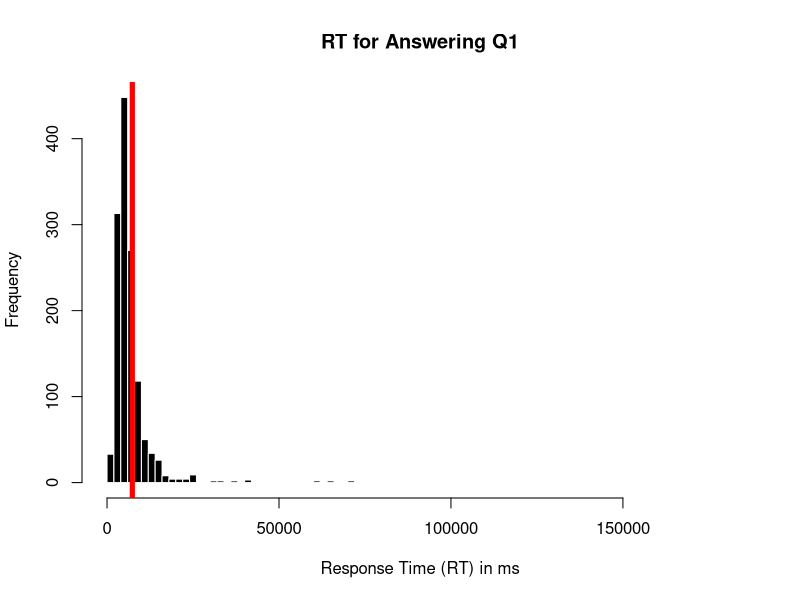
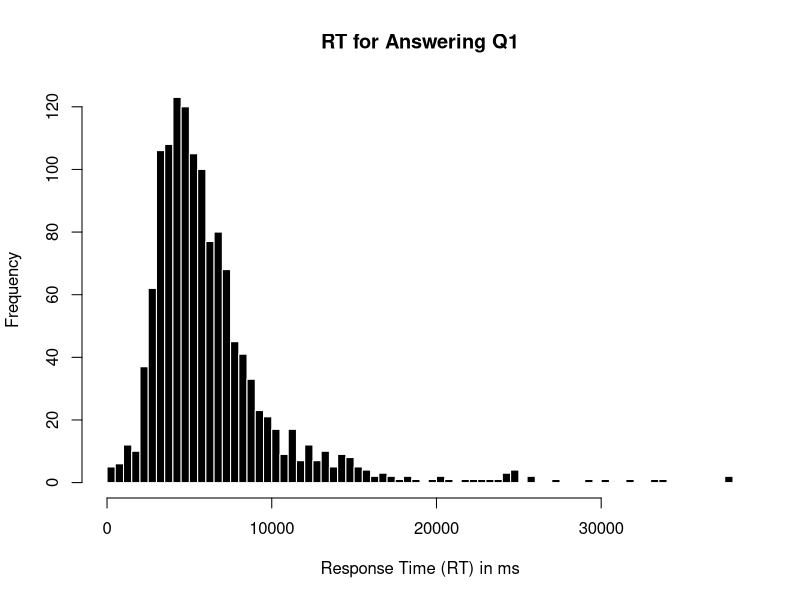
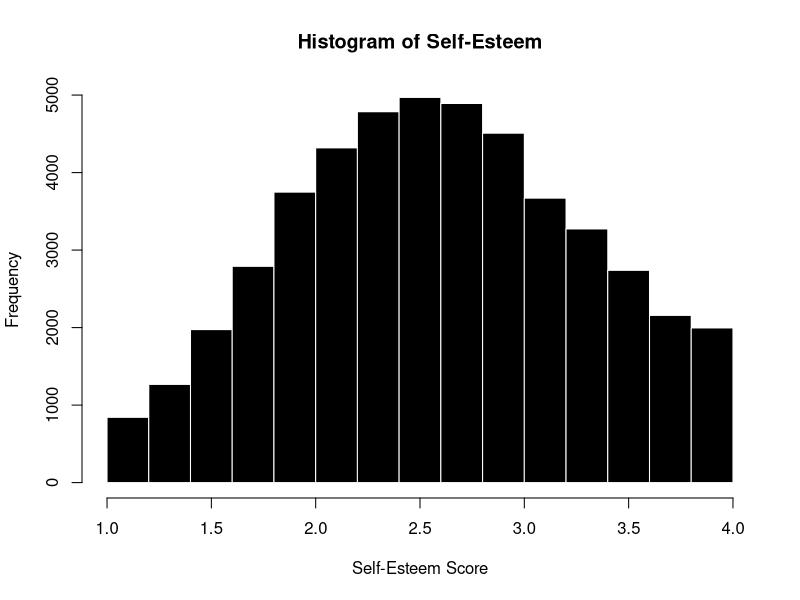
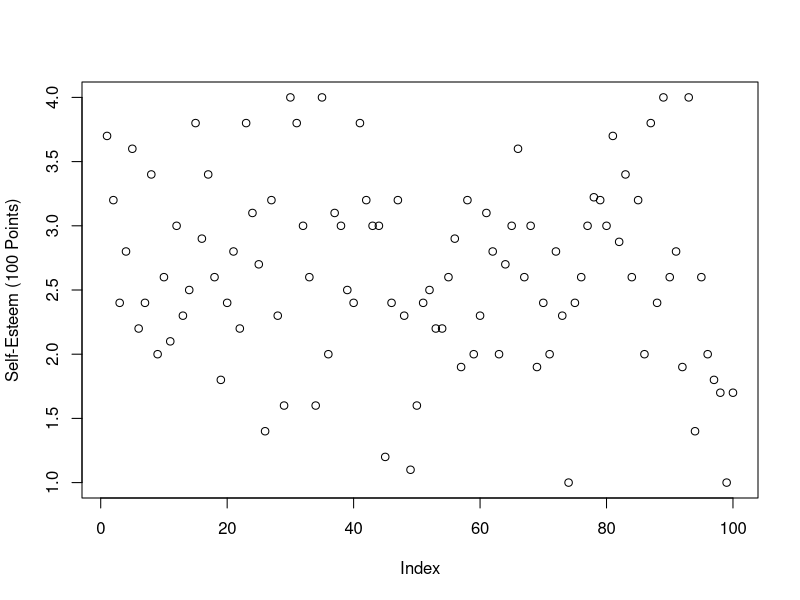
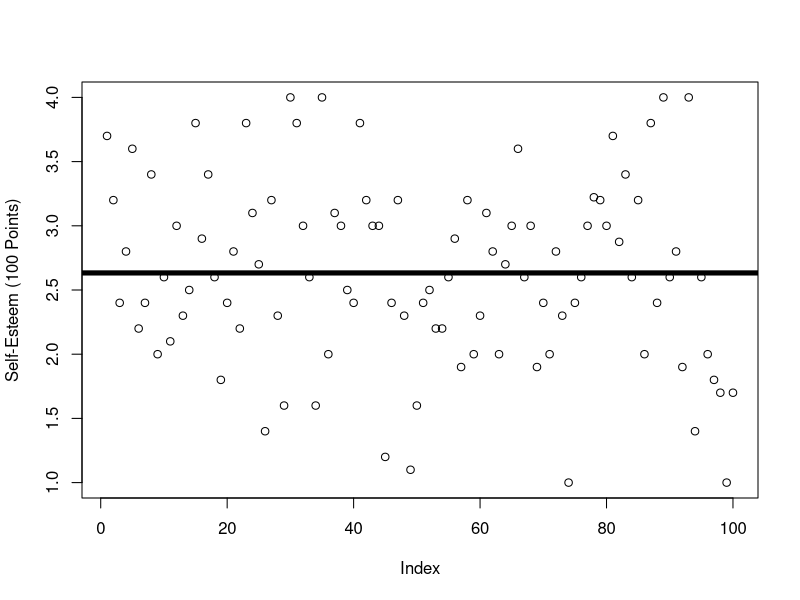
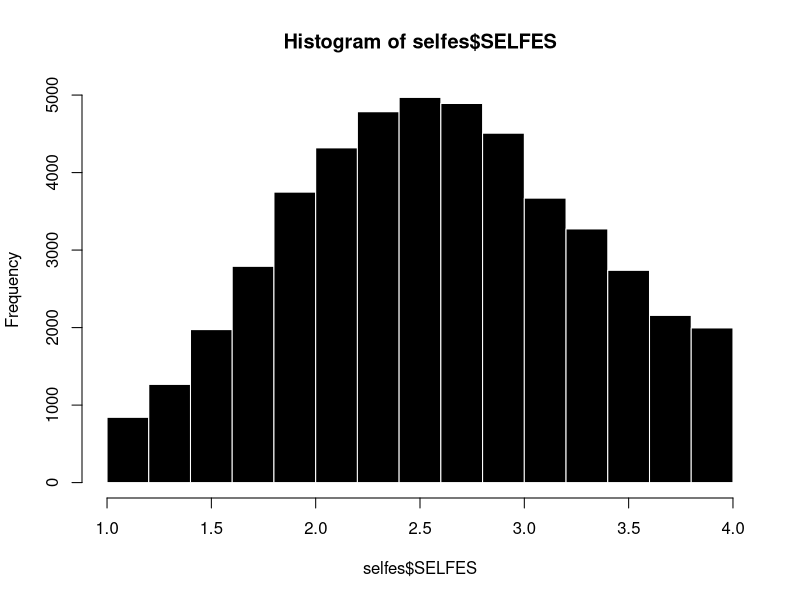
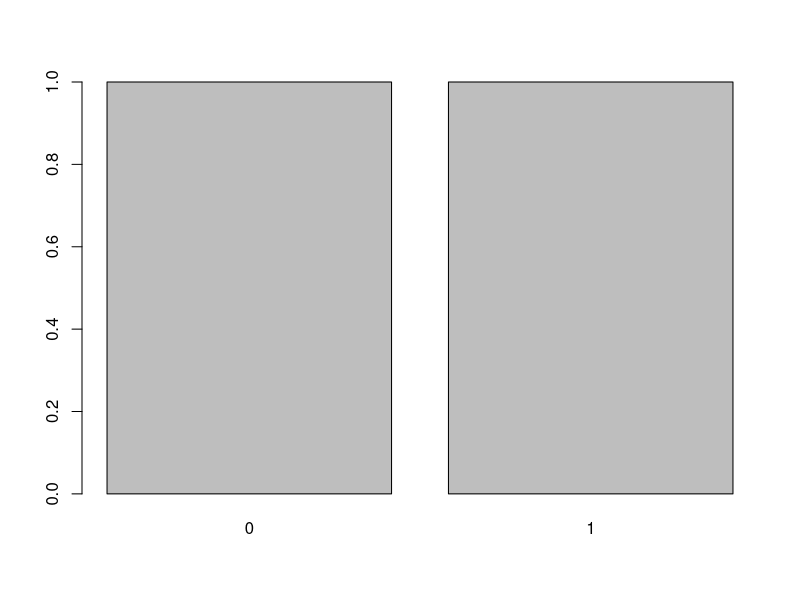
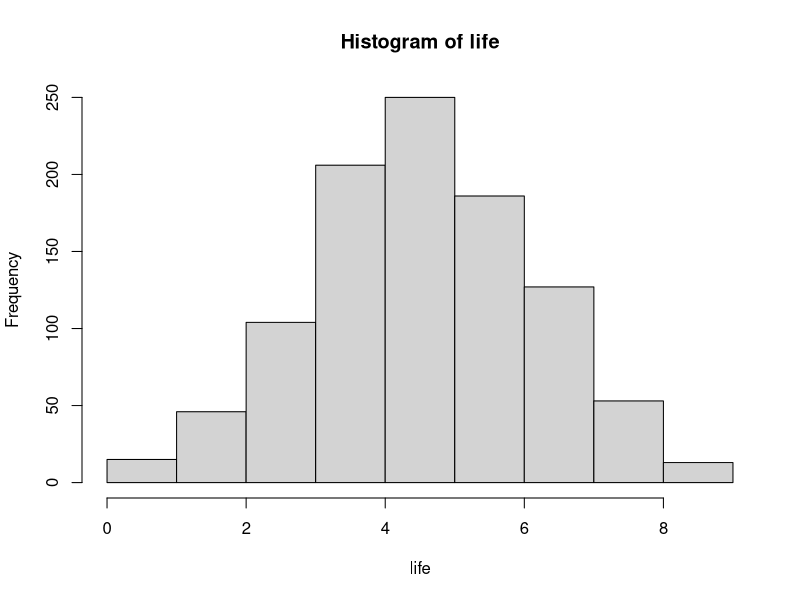

Here is the R script that generated these plots, in order:
## ---- chunk 1
#| echo: false
d <- read.csv("../datasets/Protestant Work Ethic/data.csv", sep = "\t")

hist(d$Q1E, breaks = 100, 
     main = "RT for Answering Q1",
     xlab = "Response Time (RT) in ms",
     col = 'black', bor = 'white')
abline(v = mean(d$Q1E, na.rm = T), col = 'red', lwd = 5)
## ---- chunk 2
d$Q1E[d$Q1E > 40000] # finding the outliers
(d$Q1E[d$Q1E > 40000] - mean(d$Q1E, na.rm = T)) # residual
sd(d$Q1E, na.rm = T) # on average, people were 10,135 ms different from the mean in their RT

(d$Q1E[d$Q1E > 40000] - mean(d$Q1E, na.rm = T)) / sd(d$Q1E, na.rm = T) # z-score!
## how far an individual is from the mean in units of standard deviation.

d$Q1E[d$Q1E > 40000] <- NA # removes outliers JUST for the variable
# d[d$Q1E > 40000, ] <- NA # removes outliers for the entire dataset (based on the rule at that variable)

hist(d$Q1E, breaks = 100, 
     main = "RT for Answering Q1",
     xlab = "Response Time (RT) in ms",
     col = 'black', bor = 'white')

## ---- chunk 3
## Loading Dataset
selfes <- read.csv("../datasets/Self-Esteem Dataset/data.csv",
                   stringsAsFactors = T,
                   na.strings = "0", sep = "\t")

## Creating the Scale
poskey.df <- selfes[,c(1:2,4,6,7)] # pos-keyed items (from the codebook)
negkey.df <- selfes[,c(3,5,8:10)] # neg-keyed items (from the codebook)
negkeyR.df <- 5-negkey.df # reverse scoring the neg-keyed items
SELFES.DF <- data.frame(poskey.df, negkeyR.df) # bringing it all 2gether.

library(psych) # loading the library
alpha(SELFES.DF) # alpha reliability.
## ---- chunk 4
selfes$SELFES <- rowMeans(SELFES.DF, na.rm = T) # creating the scale
hist(selfes$SELFES, col = 'black', bor = 'white', # the graph
     main = "Histogram of Self-Esteem", 
     xlab = "Self-Esteem Score", breaks = 15)
## ---- chunk 5
lils <- selfes[sample(1:nrow(selfes), 100),]# 100 random data points
plot(lils$SELFES, 
     ylab = "Self-Esteem (100 Points)",
     xlab = "Index") 
## ---- chunk 6
plot(lils$SELFES,
     ylab = "Self-Esteem (100 Points)",
     xlab = "Index") 
abline(h = mean(lils$SELFES, na.rm = T), lwd = 5)
## ---- chunk 7
## quantifying errors (residuals)
residuals <- selfes$SELFES - mean(selfes$SELFES, na.rm = T)
SST <- sum(residuals^2, na.rm = T)
SST

SST/length(residuals) # average of squared residuals (variance)
sqrt(SST/length(residuals)) # average of residuals, unsquared (standard deviation)

sd(selfes$SELFES, na.rm = T) # 
## ---- chunk 8
hist(selfes$SELFES, col = 'black', bor = 'white')
## ---- chunk 9
coinflip <- c(0,1) # defining a coin-flip.
plot(as.factor(coinflip))
?sample
sample(coinflip, 1)
replicate(10, sample(coinflip, 1))
sum(replicate(10, sample(coinflip, 1)))

life <- array()
for(i in c(1:1000)){
  life[i] <- sum(replicate(10, sample(coinflip, 1)))
}
life

hist(life)

## ---- chunk 10

coinflip <- c(0,1) # defining a coin-flip.
plot(as.factor(coinflip))
?sample
sample(coinflip, 1, prob = c(.3, .7))

unfairlife <- array()
for(i in c(1:1000)){
  unfairlife[i] <- sum(replicate(10, sample(coinflip, 1,  prob = c(.3, .7))))
}
unfairlife

hist(unfairlife, xlim = c(0,10))
## ---- chunk 11
# rnorm(10000000, mean = 100, sd = 20)
fakey <- rnorm(10000000, mean = 100, sd = 10)
length(fakey)
head(fakey)
## ---- chunk 12
mean(fakey, na.rm = T)
hist(fakey)
abline(v = mean(fakey), lwd = 5)
## ---- chunk 13
?sample # our friend, the sample function
sample(1:10, 1) # are you vibing with R?
sample(1:length(fakey), 1) # are you REALLY vibing?
sample(1:length(fakey), 10) # a small sample
fakey[sample(1:length(fakey), 10)] # ten random individuals from fakey.
fakey[10000001]
lilfakey <- fakey[sample(1:length(fakey), 10)] # ten random individuals from fakey.
lilfakey
## ---- chunk 14
mean(lilfakey)
hist(lilfakey)
abline(v = mean(lilfakey), lwd = 5)
## ---- chunk 15
lilfakey <- fakey[sample(1:length(fakey), 10)] # ten random individuals from fakey.
hist(lilfakey, xlim = c(0,200), ylim = c(0,10),
     breaks = 5,
     main = paste(c("mean=", round(mean(lilfakey), 4)), sep = ""))
abline(v = mean(lilfakey), lwd = 5)
## ---- chunk 16
    truthbucket <- array()
    for(i in c(1:1000)){
      lilfakey <- fakey[sample(1:length(fakey), 10)] # ten random individuals from fakey.
      truthbucket[i] <- mean(lilfakey)
    }
    length(truthbucket)
    hist(truthbucket)
    mean(truthbucket)
## ---- chunk 17
d <- read.csv("../datasets/Grad Onboard 2025/grad_onboard_SP25.csv", stringsAsFactors = T, na.strings = "")
par(mfrow = c(1,2))

hist(d$self.skills, breaks = c(0:5), 
     col = 'black', bor = 'white', main = "Computer Skills\n(Self-Perceptions)")

hist(d$class.skills, breaks = c(0:5),
     col = 'black', bor = 'white', main = "Computer Skills\n(Perceptions of Classmates)")
## ---- chunk 18

mean(d$self.skills)

sample(1:10, 10, replace = T)
d[,] # two dimensional dataset 
nd <- d[sample(1:nrow(d), nrow(d), replace = T),] # sampling w/ replacement (rows)
mean(d$self.skills)
mean(nd$self.skills)

newmean <- array()
for(i in c(1:10000)){
  nd <- d[sample(1:nrow(d), nrow(d), replace = T),] # sampling w/ replacement (rows)
  newmean[i] <- mean(nd$self.skills)
}

hist(d$self.skills)
hist(newmean)

mean(d$self.skills)
mean(newmean)
sd(newmean)
